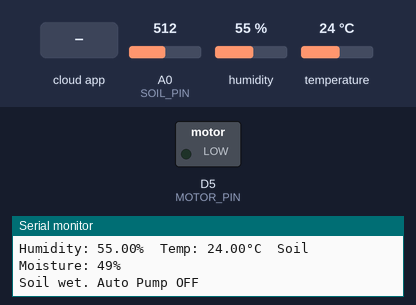
This sketch was run on a simulated ESP8266 (NodeMCU). On the bench: switched loads named in the sketch (green lamp = pin HIGH), the last lines printed to the serial monitor. Inputs (shaded band) come from the test bench; at power-on: A0 (SOIL_PIN) = 512, humidity 55 %, temperature 24 °C. WiFi joins after 1.5 s; servers stay silent unless stated.

Above: at 2.7 s.
2.8 s: A0 (SOIL_PIN) set to 696
12.9 s: A0 (SOIL_PIN) set to 728
At 22.7 s:
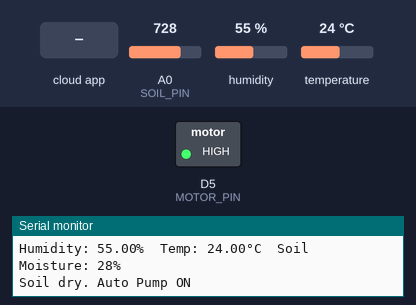
23.3 s: the phone or cloud app sets motor to 0
At 32.4 s:
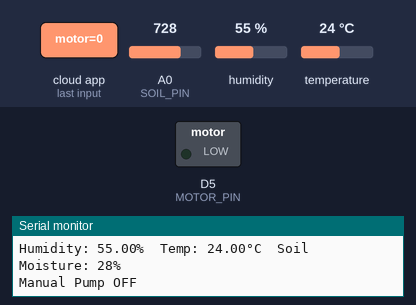
33.5 s: the phone or cloud app sets motor to 1
At 43.4 s:
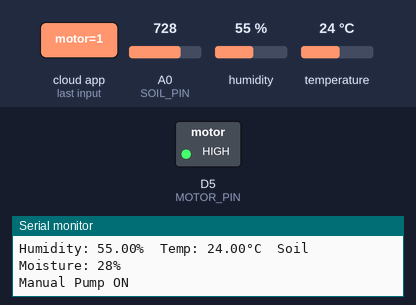
Timing chart, 0 to 44.6 s (numbered marks = the images above; inputs shaded):
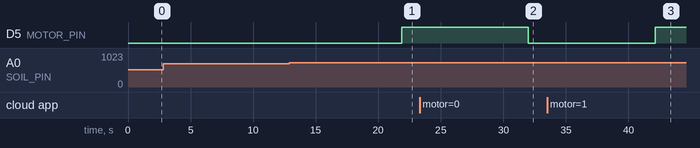

The sketch:

soil_irrigation_iot.ino
```cpp
#include <ESP8266WiFi.h>
#include <WiFiClientSecure.h>
#include <AdafruitIO_WiFi.h>
#include <DHT.h>

// ========== Wi-Fi Credentials ==========
const char* ssid = "Your wifi name";
const char* password = "your wifi password";

// ========== Adafruit IO Credentials ==========
#define IO_USERNAME  "YOUR_ADAFRUIT_IO_KEY"
#define IO_KEY       "PASTE_YOUR_KEY_HERE"

AdafruitIO_WiFi io(IO_USERNAME, IO_KEY, ssid, password);

// ========== DHT11 Setup ==========
#define DHTPIN D4
#define DHTTYPE DHT11
DHT dht(DHTPIN, DHTTYPE);

// ========== Soil Moisture Sensor ==========
#define SOIL_PIN A0

// ========== Relay/Motor Setup ==========
#define MOTOR_PIN D5
bool motorOverride = false;
int manualMotorState = 0;

// ========== Adafruit IO Feeds ==========
AdafruitIO_Feed *temperatureFeed = io.feed("temperature");
AdafruitIO_Feed *humidityFeed = io.feed("humidity");
AdafruitIO_Feed *soilMoistureFeed = io.feed("soil_moisture");
AdafruitIO_Feed *motorFeed = io.feed("motor");

void setup() {
  Serial.begin(115200);

  pinMode(MOTOR_PIN, OUTPUT);
  digitalWrite(MOTOR_PIN, LOW); // Motor OFF initially

  dht.begin();

  Serial.print("Connecting to WiFi");
  WiFi.begin(ssid, password);
  while (WiFi.status() != WL_CONNECTED) {
    delay(500);
    Serial.print(".");
  }
  Serial.println("\nWiFi connected");

  Serial.print("Connecting to Adafruit IO");
  io.connect();
  while (io.status() < AIO_CONNECTED) {
    delay(500);
    Serial.print(".");
  }
  Serial.println("\nConnected to Adafruit IO");

  motorFeed->onMessage(handleMotor);
}

void loop() {
  io.run(); // Adafruit IO connection

  // Read DHT11 sensor
  float humidity = dht.readHumidity();
  float temperature = dht.readTemperature();

  // Read Soil Moisture
  int soilRaw = analogRead(SOIL_PIN);
  int soilMoisture = map(soilRaw, 1023, 0, 0, 100); // 0 = dry, 100 = wet

  // If DHT fails
  if (isnan(humidity) || isnan(temperature)) {
    Serial.println("DHT read failed!");
    return;
  }

  // Send data to Adafruit IO
  humidityFeed->save(humidity);
  temperatureFeed->save(temperature);
  soilMoistureFeed->save(soilMoisture);

  // Print to Serial
  Serial.print("Humidity: "); Serial.print(humidity); Serial.print("%\t");
  Serial.print("Temp: "); Serial.print(temperature); Serial.print("°C\t");
  Serial.print("Soil Moisture: "); Serial.print(soilMoisture); Serial.println("%");

  // Motor control logic
  if (motorOverride) {
    digitalWrite(MOTOR_PIN, manualMotorState);
    Serial.println(manualMotorState ? "Manual Pump ON" : "Manual Pump OFF");
  } else {
    if (soilMoisture < 30) {
      digitalWrite(MOTOR_PIN, HIGH);  // Motor ON


      Serial.println("Soil dry. Auto Pump ON");
    } else {
      digitalWrite(MOTOR_PIN, LOW);
      Serial.println("Soil wet. Auto Pump OFF");
    }
  }

  delay(10000); // Delay for 10 seconds
}

// ========== Motor Command Handler ==========
void handleMotor(AdafruitIO_Data *data) {
  int value = data->toInt();
  Serial.print("Motor Command: ");
  Serial.println(value);

  if (value == 1 || value == 0) {
    motorOverride = true;
    manualMotorState = value;
  } else {
    motorOverride = false;
    Serial.println("Auto Mode Enabled");
  }
}
```

Measured:
- the behaviour switches between 710 and 711 on A0 (SOIL_PIN) (found by bisection; images 0 and 1)
- after the input at 12.9 s, D5 (MOTOR_PIN): LOW → HIGH after 9.0 s
- after the input at 23.3 s, D5 (MOTOR_PIN): HIGH → LOW after 8.7 s
- after the input at 33.5 s, D5 (MOTOR_PIN): LOW → HIGH after 8.6 s
